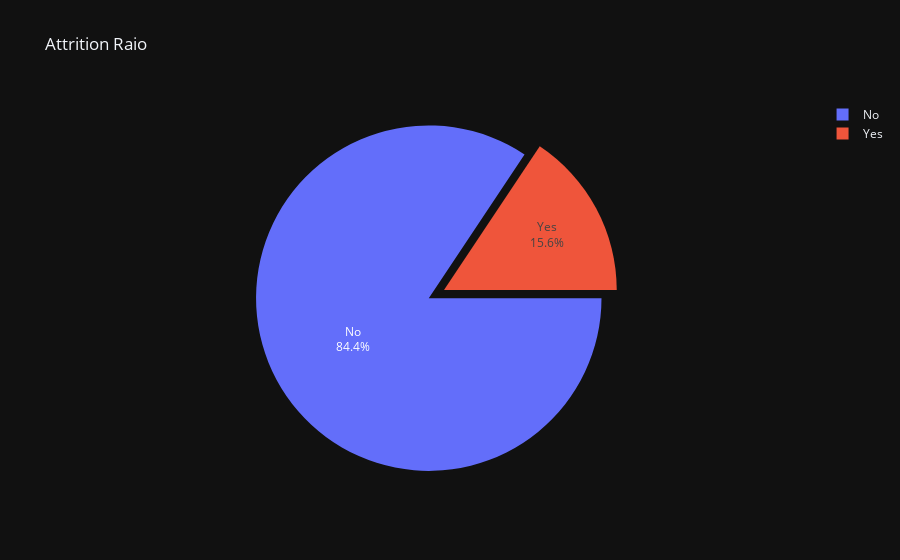

Notebook code cell kept with this figure:
### Code cell
fig = px.pie(data, names = 'Attrition', title = 'Attrition Raio', template = 'plotly_dark')
fig.update_traces(rotation=90, pull = [0.1], textinfo = "percent+label")
fig.show()

### Figure 1 — Plotly figure (JSON) as saved in the notebook; plotly's stock layout.template omitted (floating-point values rounded to 4 significant figures; data arrays with more than 128 entries replaced by an {"elided": "..."} marker saying what was removed)
{"data": [{"domain": {"x": [0, 1], "y": [0, 1]}, "hovertemplate": "Attrition=%{label}<extra></extra>", "labels": {"elided": "1029 str values"}, "legendgroup": "", "name": "", "pull": [0.1], "rotation": 90, "showlegend": true, "textinfo": "percent+label", "type": "pie"}], "layout": {"legend": {"tracegroupgap": 0}, "title": {"text": "Attrition Raio"}}}
